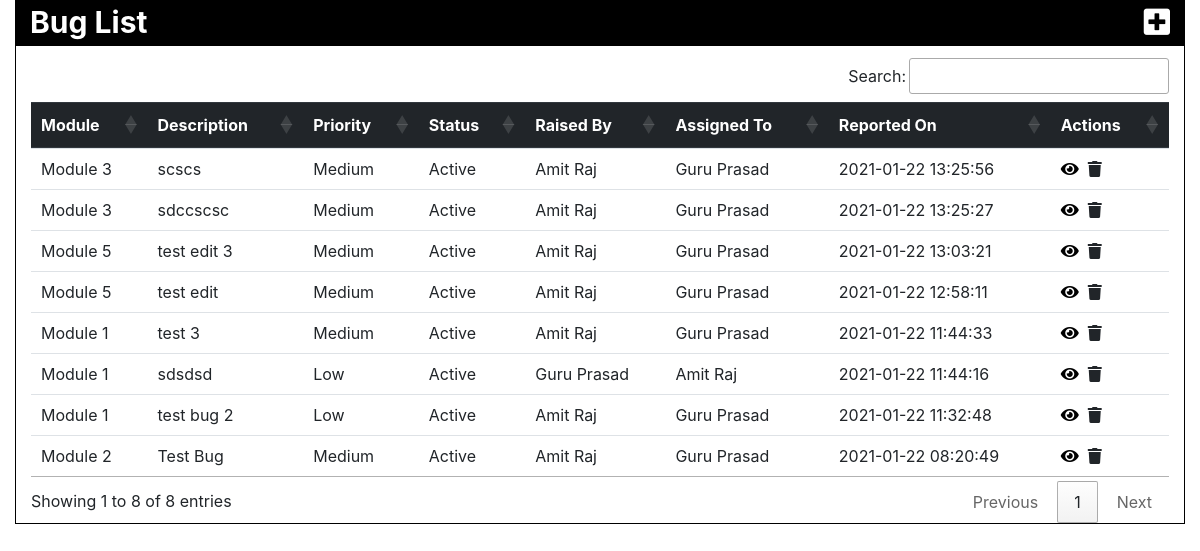
The page / on the database its author committed.
### tables this page shows
CREATE TABLE `bugs` (
  `id` int NOT NULL,
  `description` varchar(500) NOT NULL,
  `module_id` int NOT NULL,
  `priority` enum('Low','Medium','High','') NOT NULL DEFAULT 'Low',
  `status` enum('Active','Inactive','Resolved','Deleted','Ignored') NOT NULL DEFAULT 'Active',
  `raised_by` int NOT NULL,
  `assigned_to` int NOT NULL,
  `created_on` timestamp NOT NULL DEFAULT CURRENT_TIMESTAMP,
  `modified_on` datetime NOT NULL DEFAULT CURRENT_TIMESTAMP
);

CREATE TABLE `modules` (
  `id` int NOT NULL,
  `name` varchar(100) NOT NULL,
  `status` enum('Active','Inactive') NOT NULL DEFAULT 'Active',
  `created_by` int NOT NULL,
  `created_on` timestamp NOT NULL DEFAULT CURRENT_TIMESTAMP
);

CREATE TABLE `users` (
  `id` int NOT NULL,
  `name` varchar(100) NOT NULL,
  `status` enum('Active','Inactive') NOT NULL DEFAULT 'Active',
  `created_by` int NOT NULL,
  `created_on` timestamp NOT NULL DEFAULT CURRENT_TIMESTAMP
);

### bugs.php (called while the page is built, shortened)
<?php
	class Bugs
	{
		protected $conn;
		function __construct()
		{
		    $servername = "localhost";
			$username = "root";
			$password = "Greenlanten@123";
			try
			{
			  $this->conn = new PDO("mysql:host=$servername;dbname=bug_tracking", $username, $password);
			  $this->conn->setAttribute(PDO::ATTR_ERRMODE, PDO::ERRMODE_EXCEPTION);
			}
			catch(PDOException $e)
			{
			  echo "Connection failed: " . $e->getMessage();
			}
		}
		public function list_all()
		{
			$query = "SELECT bugs.* , reporter.name as reporter, assigned.name AS assigned,
							 modules.name AS module_name
					  FROM bugs
					  JOIN users reporter ON bugs.raised_by = reporter.id
					  JOIN users assigned ON bugs.assigned_to = assigned.id
					  JOIN modules ON bugs.module_id = modules.id
					  WHERE bugs.status NOT IN  (:Deleted, :Resolved, :Ignored)
					  ORDER BY bugs.id DESC";
			$stmt = $this->conn->prepare($query);
			$stmt->execute(
							array(
								    ':Deleted' => 'Deleted',
								    ':Resolved' => 'Resolved',
								    ':Ignored' => 'Ignored'
							)
					);
			$bug_list = $stmt->fetchAll(PDO::FETCH_ASSOC);
			return $bug_list;
		}
	}
?>

### index.php (the view, shortened to what this page needs)
<?php
	require "bugs.php";
	$bugs = new Bugs;
?>
<!DOCTYPE html>
<html>
<head>
	<link rel="stylesheet" href="https://maxcdn.bootstrapcdn.com/bootstrap/4.0.0/css/bootstrap.min.css">
	<link rel="stylesheet" type="text/css" href="https://cdn.datatables.net/1.10.20/css/jquery.dataTables.css">
	<link rel="stylesheet" type="text/css" href="https://cdn.datatables.net/1.10.21/css/jquery.dataTables.min.css">
	<link rel="stylesheet" type="text/css" href="https://cdn.datatables.net/buttons/1.6.2/css/buttons.dataTables.min.css">
	<link rel="stylesheet" href="https://pro.fontawesome.com/releases/v5.10.0/css/all.css"/>
</head>
<body>
	<div class="col-md-12 ">
		<div class="col-md-12 heading">
			<span class="pull-left" >Bug List</span>
			<span class="align_right">
				<a href="add_bug.php" style="color: white;">
					<i class="fa fa-plus-square" aria-hidden="true"></i>
				</a>
			</span>
		</div>
		<div class="box">
			<div class="container col-md-12" style="margin-top: 1%;">
				<table id="bug_list" class="table" >
					<thead class="thead-dark">
						<th>Module</th>
						<th>Description</th>
						<th>Priority</th>
						<th>Status</th>
						<th>Raised By</th>
						<th>Assigned To</th>
						<th>Reported On</th>
						<th>Actions</th>
					</thead>
					<tbody>
						<?php
							foreach ($bugs->list_all() as $index => $bug)
							{
								?>
									<tr>
										<td><?php echo $bug['module_name'] ; ?></td>
										<td><?php echo $bug['description'] ; ?></td>
										<td><?php echo $bug['priority'] ; ?></td>
										<td><?php echo $bug['status'] ; ?></td>
										<td><?php echo $bug['reporter'] ; ?></td>
										<td><?php echo $bug['assigned'] ; ?></td>
										<td><?php echo $bug['created_on'] ; ?></td>
										<td>
											<a href="view_bug.php?id=<?php echo $bug['id']; ?>" style="color: black;">
												<i title="View" class="fa fa-eye" aria-hidden="true"></i>
											</a>
											<a href="edit_bug.php?id=<?php echo $bug['id']; ?>" style="color: black;">
											</a>
											<i onclick="delete_bug('<?php echo $bug['id']; ?>');" title="Delete" class="fa fa-trash" aria-hidden="true"></i>
										</td>
									</tr>
								<?php
							}
						?>
					</tbody>
				</table>
			</div>
		</div>
	</div>
</body>
</html>

### index.php (style rules this page uses)
.heading { font-size: 30px; font-weight: bold; text-align: left; color: white; background: black; }
.box { border: 1px solid black; }
.align_right { float: right; }

### rows shown on the page
bugs: module.name "Module 3", description "scscs", priority "Medium", status "Active", users.name "Amit Raj", users.name "Guru Prasad", created_on "2021-01-22 13:25:56"
bugs: module.name "Module 3", description "sdccscsc", priority "Medium", status "Active", users.name "Amit Raj", users.name "Guru Prasad", created_on "2021-01-22 13:25:27"
bugs: module.name "Module 5", description "test edit 3", priority "Medium", status "Active", users.name "Amit Raj", users.name "Guru Prasad", created_on "2021-01-22 13:03:21"
bugs: module.name "Module 5", description "test edit", priority "Medium", status "Active", users.name "Amit Raj", users.name "Guru Prasad", created_on "2021-01-22 12:58:11"
bugs: module.name "Module 1", description "test 3", priority "Medium", status "Active", users.name "Amit Raj", users.name "Guru Prasad", created_on "2021-01-22 11:44:33"
bugs: module.name "Module 1", description "sdsdsd", priority "Low", status "Active", users.name "Guru Prasad", users.name "Amit Raj", created_on "2021-01-22 11:44:16"
bugs: module.name "Module 1", description "test bug 2", priority "Low", status "Active", users.name "Amit Raj", users.name "Guru Prasad", created_on "2021-01-22 11:32:48"
bugs: module.name "Module 2", description "Test Bug", priority "Medium", status "Active", users.name "Amit Raj", users.name "Guru Prasad", created_on "2021-01-22 08:20:49"
